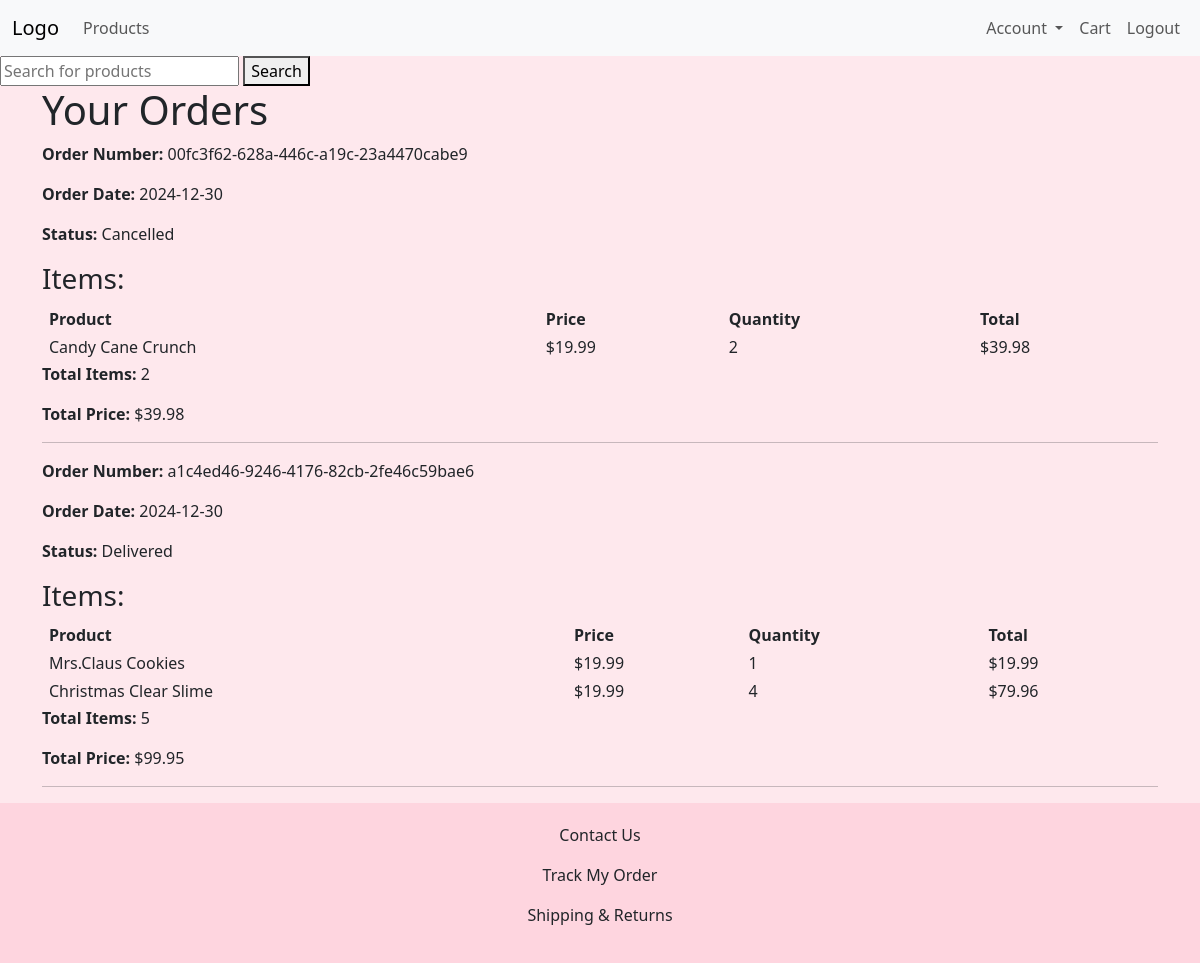
Page /orders (signed in) on the committed database.
### models.py (models this page shows, shortened)
class Order(db.Model):
    __tablename__ = 'orders'  # Define table name in the database
    id = db.Column(db.Integer, primary_key=True)  # Primary key for order
    user_id = db.Column(db.Integer, db.ForeignKey('users.id', name='fk_user_order'), nullable=False)
    order_date = db.Column(db.Date, default=lambda: datetime.now(pytz.timezone('America/New_York')).date())  # Date of the order
    total_price = db.Column(db.Float, nullable=False)  # Total price for the order
    total_items = db.Column(db.Integer, nullable=False, default=0)  # Total items in the order
    status = db.Column(db.String(20), default='pending')  # Order status (e.g., pending, shipped)
    order_number = db.Column(db.String(36), unique=True, nullable=False)  # UUID for unique order number
    user = db.relationship('User', back_populates='orders')
    items = db.relationship('OrderItem', back_populates='order')

class OrderItem(db.Model):
    __tablename__ = 'order_items'  # Define table name in the database
    id = db.Column(db.Integer, primary_key=True)  # Primary key for order item
    order_id = db.Column(db.Integer, db.ForeignKey('orders.id', name='jc_order_item'), nullable=False)
    product_id = db.Column(db.Integer, db.ForeignKey('products.id', name='jc_product_order_item'), nullable=False)
    quantity = db.Column(db.Integer, nullable=False)  # Quantity of the product in this order
    price_at_purchase = db.Column(db.Float, nullable=False)  # Price of the product at the time of purchase
    order = db.relationship('Order', back_populates='items')
    product = db.relationship('Product', backref='order_items')

class Product(db.Model):
    __tablename__ = 'products'  # Define table name in the database
    id = db.Column(db.Integer, primary_key=True)  # Primary key for product
    name = db.Column(db.String(100), nullable=False)  # Product name
    description = db.Column(db.Text, nullable=False)  # Detailed product description
    price = db.Column(db.Float, nullable=False)  # Product price
    stock = db.Column(db.Integer, nullable=False)  # Quantity available in stock
    image_url = db.Column(db.String(500))  # Store the image file path
    category = db.Column(db.String, nullable=False)  # Product category

### app.py (the view)
@app.route("/orders")
@login_required
def view_orders():
    orders = Order.query.filter_by(user_id=current_user.id).order_by(Order.order_date.desc()).all()
    return render_template("orders_comfirmation.html", orders=orders)

### app.py (called while the page is built)
@login_manager.user_loader
def load_user(user_id):
    return User.query.get(int(user_id))

### models.py (called while the page is built)
    @property
    def full_name(self):
        return f"{self.first_name} {self.last_name}"

### templates/orders_comfirmation.html (shortened to what this page needs)
{% extends "layout.html" %}
{% block body %}
    <div class="container">
        <h1>Your Orders</h1>
        {% if orders %}
            {% for order in orders %}
            <div class="order-summary">
                <p><strong>Order Number:</strong> {{ order.order_number }}</p>
                <p><strong>Order Date:</strong> {{ order.order_date }}</p>
                <p><strong>Status:</strong> {{ order.status }}</p>
                <h3>Items:</h3>
                <table>
                    <thead>
                        <tr>
                            <th>Product</th>
                            <th>Price</th>
                            <th>Quantity</th>
                            <th>Total</th>
                        </tr>
                    </thead>
                    <tbody>
                        {% for item in order.items %}
                        <tr>
                            <td>{{ item.product.name }}</td>
                            <td>${{ "%.2f" | format(item.price_at_purchase) }}</td>
                            <td>{{ item.quantity }}</td>
                            <td>${{ "%.2f" | format(item.price_at_purchase * item.quantity) }}</td>
                        </tr>
                        {% endfor %}
                    </tbody>
                </table>
                <p><strong>Total Items:</strong> {{ order.total_items }}</p>
                <p><strong>Total Price:</strong> ${{ "%.2f" | format(order.total_price) }}</p>
            </div>
            <hr>
            {% endfor %}
        {% else %}
            <p>You have no orders at the moment.</p>
        {% endif %}
    </div>
{% endblock %}

### static/styles.css (style rules this page uses)
body { display: flex; flex-direction: column; height: 100vh; }

### templates/orders_comfirmation.html (style rules this page uses)
table { width: 100%; border-collapse: separate; }
td { padding-left: 5px; }
th { padding-left: 5px; }

### rows in the picture
Order: order_number "00fc3f62-628a-446c-a19c-23a4470cabe9", order_date "2024-12-30", status "Cancelled", total_items "2", total_price "39.98"
OrderItem: product.name "Candy Cane Crunch", price_at_purchase "19.99", quantity "2", item.price_at_purchase*item.quantity "39.98"
Order: order_number "a1c4ed46-9246-4176-82cb-2fe46c59bae6", order_date "2024-12-30", status "Delivered", total_items "5", total_price "99.95"
OrderItem: product.name "Mrs.Claus Cookies", price_at_purchase "19.99", quantity "1", item.price_at_purchase*item.quantity "19.99"
OrderItem: product.name "Christmas Clear Slime", price_at_purchase "19.99", quantity "4", item.price_at_purchase*item.quantity "79.96"
